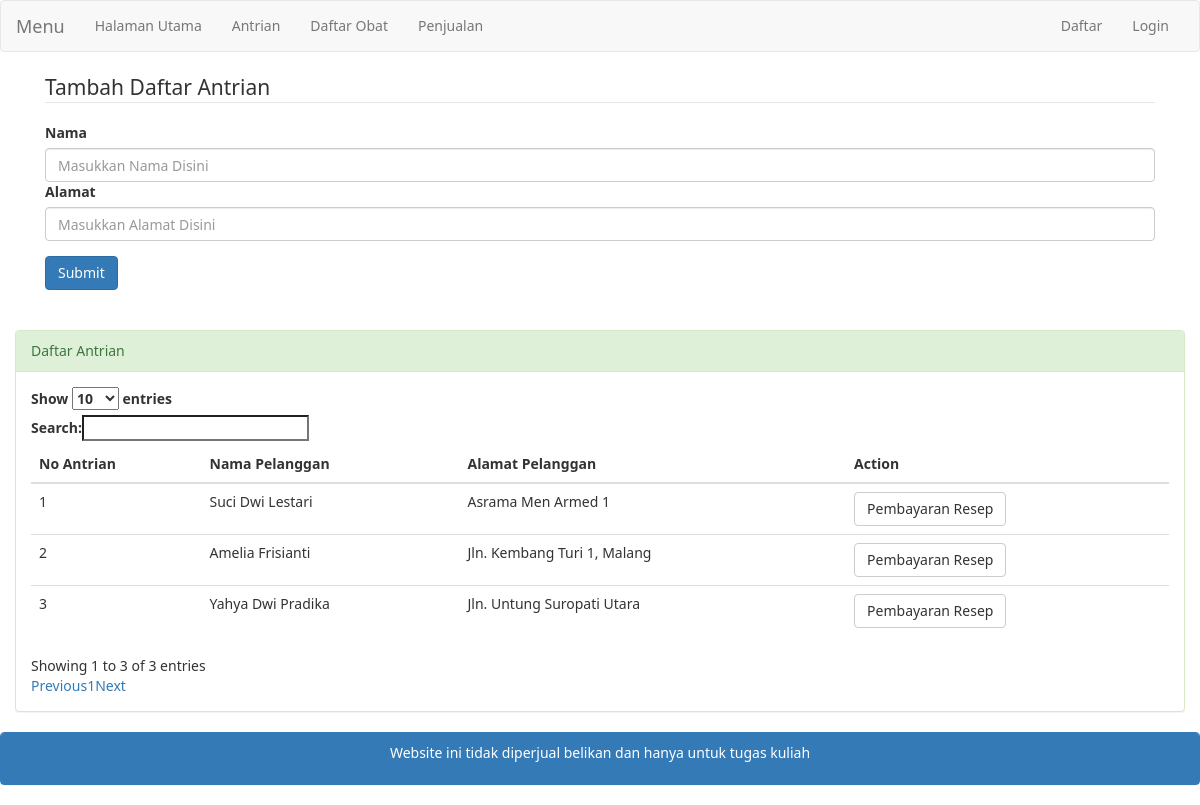
The page /index.php/welcome/antrian on the database its author committed.
### tables this page shows
CREATE TABLE `pelanggan` (
  `noantrian` int(11) NOT NULL,
  `namapelanggan` varchar(30) NOT NULL,
  `alamat` varchar(30) NOT NULL
);

### application/controllers/Welcome.php (called while the page is built, shortened)
<?php
class Welcome extends CI_Controller {
	public function antrian()
	{
		$this->load->model('home_model');
		$data["antrian"] = $this->home_model->list();
		$this->load->view('antrian',$data);
	}
}

### index.php (called while the page is built, shortened)
<?php
require_once BASEPATH.'core/CodeIgniter.php';

### application/models/home_model.php (called while the page is built, shortened)
<?php
class home_model extends CI_Model {
	public function list()
	{
 		 $query = $this->db->get('pelanggan');
  		 return $query->result();
	}
}

### application/views/antrian.php (the view, shortened to what this page needs)
	<div class="container-fluid">
	<div class="col-xs-12 col-sm-12 col-md-12 col-lg-12">
			<div class="col-xs-12 col-sm-12 col-md-12 col-lg-12">
			<?php echo form_open('Welcome/create'); ?>
			<legend>Tambah Daftar Antrian</legend>
			<div class="form-group">
			<label for="">Nama</label>
			<input type="text" class="form-control" id="namapelanggan" name="namapelanggan" placeholder="Masukkan Nama Disini">
			<label for="">Alamat</label>
			<input type="text" class="form-control" id="alamat" name="alamat" placeholder="Masukkan Alamat Disini">
			</div>
			<button type="submit" class="btn btn-primary">Submit</button>
			<?php echo form_close(); ?>
</div>
	</div>
</div>
<br>
<br>
	<div class="container-fluid">
		<div class="row">
	<div class="col-xs-12 col-sm-12 col-md-12 col-lg-12">
		<div class="panel panel-success">
		<div class="panel-heading">Daftar Antrian</div>
		<div class="panel-body">
				<table id="example" class="table table-responsive table-hover" style="width:100%">
					<thead>
						<tr>
							<th>No Antrian</th>
							<th>Nama Pelanggan</th>
							<th>Alamat Pelanggan</th>
							<th>Action</th>
						</tr>
					</thead>
					<tbody>
						<?php foreach ($antrian as $key) { ;?>
			            <tr>
			            	<td><?php echo $key->noantrian ?></td>
			                <td><?php echo $key->namapelanggan?></td>
			                <td><?php echo $key->alamat?></td>
			                <td><a href="<?php echo site_url()?>welcome/penjualan/<?php echo $key->noantrian?>"><button type="button" class="btn btn-default" aria-label="Left Align">Pembayaran Resep</button></a></td>
			            </tr>
			            <?php } ?>
					</tbody>
				</table>
	</div>
	</div>
	</div>
	</div>
	</div>

### application/views/layout/base_start.php (style rules this page uses)
body { font-family: 'Segoe UI'; }

### rows shown on the page
pelanggan: noantrian "1", namapelanggan "Suci Dwi Lestari", alamat "Asrama Men Armed 1"
pelanggan: noantrian "2", namapelanggan "Amelia Frisianti", alamat "Jln. Kembang Turi 1, Malang"
pelanggan: noantrian "3", namapelanggan "Yahya Dwi Pradika", alamat "Jln. Untung Suropati Utara"
